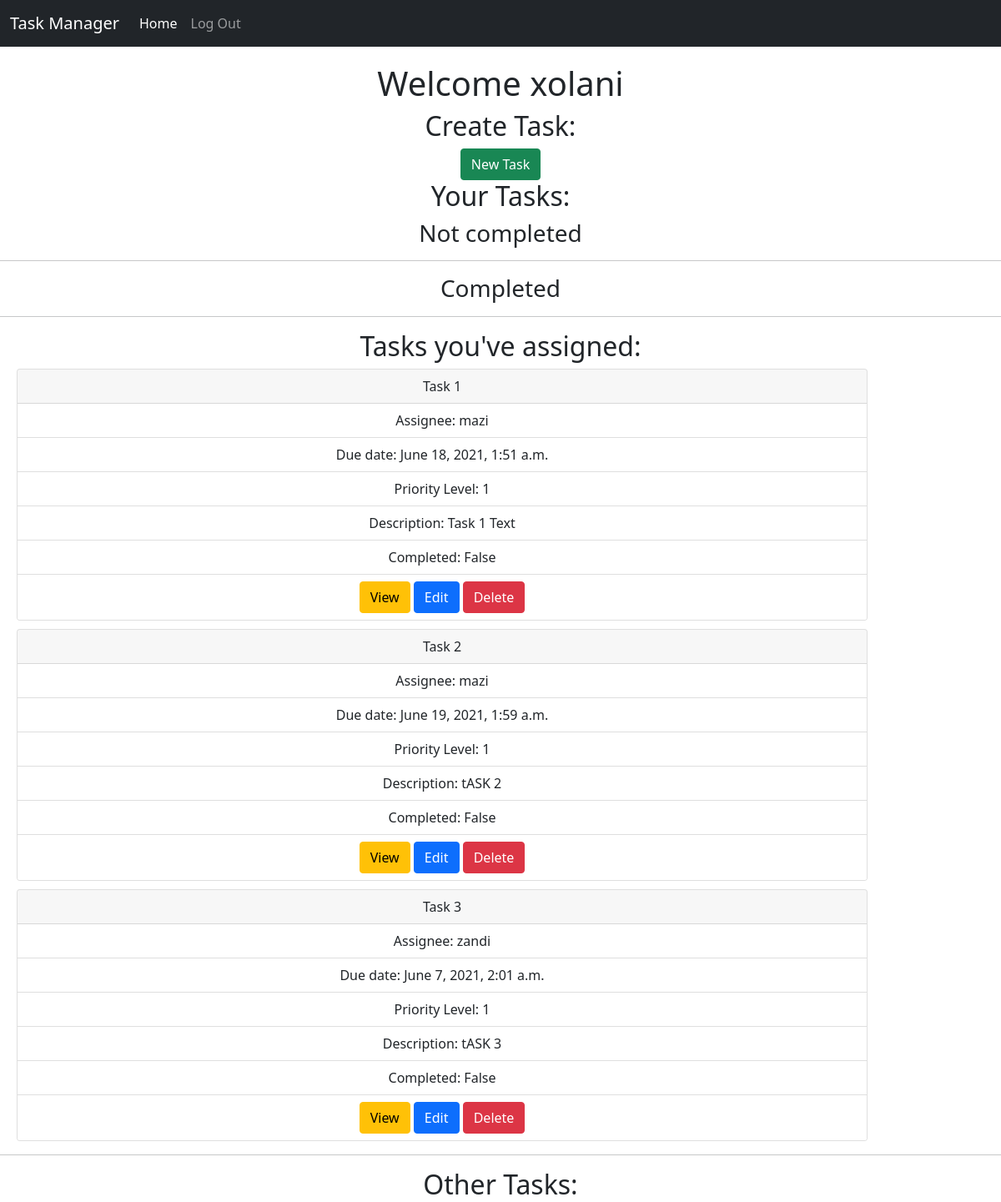
The app's page / (signed in) with its own data.
### tasks/models.py (models this page shows, shortened)
class Task(models.Model):
    class PriorityChoices(models.IntegerChoices):
        P1 = 1
        P2 = 2
        P3 = 3
    name = models.CharField(max_length=64, null=False,
                            blank=False, unique=True)
    assigner = models.ForeignKey(User, on_delete=models.CASCADE,
                                 related_name="task_assigner")
    assignee = models.ForeignKey(User, on_delete=models.CASCADE,
                                 related_name="task_assignee")
    priority_level = models.PositiveSmallIntegerField(
        choices=PriorityChoices.choices, default=PriorityChoices.P1)
    due_date = models.DateTimeField(verbose_name="Due date")
    description = models.TextField(max_length=256, null=True, blank=True)
    completed = models.BooleanField()

### tasks/views.py (the view)
# urls.py: path('', login_required(TaskListView.as_view()), name='home'),
class TaskListView(ListView):
    model = Task
    def get_queryset(self):
        qs = super().get_queryset()
        return qs.filter(Q(assigner=self.request.user) | Q(assignee=self.request.user))
    def get_context_data(self, **kwargs):
        context = super().get_context_data(**kwargs)
        context['tasks_assigned_to_user'] = self.get_queryset().filter(
            assignee=self.request.user)
        context['assigned_tasks'] = self.get_queryset().filter(
            assigner=self.request.user)
        return context

### templates/tasks/task_list.html (shortened to what this page needs)
{% extends "base.html" %}
{% load static %}
{% block content %}
  <main class="task-detail">
    <h1>Welcome {{ user }}</h1>
    <h2>Create Task:</h2>
    <a href="{% url 'task-create' %}" class="btn btn-success">New Task</a>
    <h2>Your Tasks:</h2>
    <h3>Not completed</h3>
    <hr class="solid">
    <h3>Completed</h3>
    <hr class="solid">
    <h2>Tasks you've assigned:</h2>
    {% if assigned_tasks %}
      {% for task in assigned_tasks %}
        <div class="card tasks" style="width: 85%;">
          <div class="card-header">
            {{ task.name }}
          </div>
          <ul class="list-group list-group-flush">
            <li class="list-group-item">Assignee: {{ task.assignee }}</li>
            <li class="list-group-item">Due date: {{ task.due_date }}</li>
            <li class="list-group-item">Priority Level: {{ task.priority_level }}</li>
            <li class="list-group-item">Description: {{ task.description }}</li>
            <li class="list-group-item">Completed: {{ task.completed }}</li>
            <li class="list-group-item">
              <a href="{% url 'task-detail' task.pk %}" class="btn btn-warning">View</a>
              <a href="#" class="btn btn-primary">Edit</a>
              <a href="#" class="btn btn-danger">Delete</a>
            </li>
          </ul>
        </div>
      {% endfor %}
    {% endif %}
    <hr class="solid">
    <h2>Other Tasks:</h2>
{% endblock content %}

### templates/base.html (shortened to what this page needs)
{% load static %}
<!DOCTYPE html>
<html lang="en">
  <head>
    <link href="https://cdn.jsdelivr.net/npm/bootstrap@5.0.1/dist/css/bootstrap.min.css" rel="stylesheet">
    <link href="{% static 'css/base.css' %}?v=0.0.1" rel="stylesheet" />
  </head>
  <body class="text-center">
    {% if user.is_authenticated %}
    <nav class="navbar navbar-expand navbar-dark bg-dark" aria-label="Second navbar example">
      <div class="container-fluid">
        <a class="navbar-brand" href="">Task Manager</a>
        <div class="collapse navbar-collapse">
          <ul class="navbar-nav me-auto">
            <li class="nav-item">
              <a class="nav-link active" aria-current="page" href="{% url 'home' %}">Home</a>
            </li>
            <li class="nav-item">
              <a class="nav-link" href="{% url 'home' %}">Log Out</a>
            </li>
          </ul>
        </div>
      </div>
    </nav>
    {% endif %}
    {% block content %}{% endblock content %}
  </body>
</html>

### static/css/base.css (style rules this page uses)
html, body { height: 100%; }
.navbar { margin-bottom: 20px; }
.tasks { margin-bottom: 10px; margin-left: 20px; }

### records on screen
Task: name "Task 1", assignee "mazi", due_date "June 18, 2021, 1:51 a.m.", priority_level "1", description "Task 1 Text", completed "False"
Task: name "Task 2", assignee "mazi", due_date "June 19, 2021, 1:59 a.m.", priority_level "1", description "tASK 2", completed "False"
Task: name "Task 3", assignee "zandi", due_date "June 7, 2021, 2:01 a.m.", priority_level "1", description "tASK 3", completed "False"

### other values on screen
{{ user }} "xolani"
